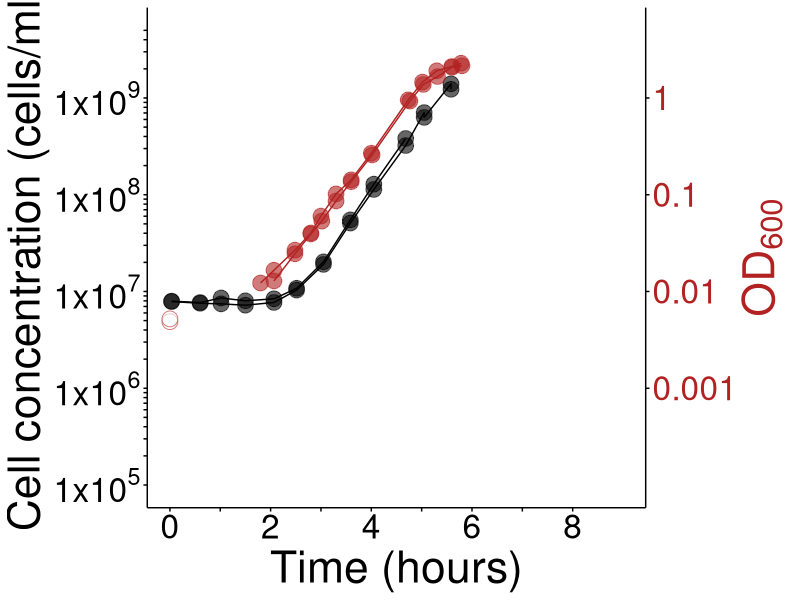

This chart was generated by the following R code:
#
require(ggplot2)
#
#Load data
data_fig2h <- read.csv("Fig2h_withMetadata.csv", header = T)
data_fig2h
#
#split data into only OD and only cell conc datasets for connecting consecutive datapoints with a line
data_fig2h_onlyOD <- data_fig2h[1:27,]
data_fig2h_onlycellconc <- data_fig2h[28:51,]
#
#Plots
#
expected_OD <- data.frame(exp_y = c(4.8771*1E6, 5.208*1E6), exp_x = c(0,0)) 
#
Fig2h <- ggplot(data = data_fig2h, aes(x = Time_hrs)) +geom_point(aes(y = cellconc), fill = "black", size = 5, alpha = 0.6, shape = 21) +geom_point(aes(y = OD600*1E9), shape = 21, size = 5, alpha = 0.6, colour = "firebrick", fill = "firebrick") +geom_point(data = expected_OD, aes(y = exp_y, x = exp_x), colour = "firebrick", fill = "white", size = 5, alpha = 0.6, shape = 21) +geom_line(data = data_fig2h_onlycellconc, aes(y = cellconc, group = as.factor(rep)), linetype = "solid") +geom_line(data = data_fig2h_onlyOD, aes(y = OD600*1E9, group = as.factor(rep)), linetype = "solid", colour = "firebrick") +scale_x_continuous(limits = c(0, 9), breaks = seq(0, 8, 1), labels = c(0,"", 2,"", 4,"", 6, "", 8)) +scale_y_continuous(limits = c(1E5, 5E9), breaks = c(1E5, 2E5, 3E5, 4E5, 5E5, 6E5, 7E5, 8E5, 9E5, 1E6, 2E6, 3E6, 4E6, 5E6, 6E6, 7E6, 8E6, 9E6, 1E7, 2E7, 3E7, 4E7, 5E7, 6E7, 7E7, 8E7, 9E7, 1E8, 2E8, 3E8, 4E8, 5E8, 6E8, 7E8, 8E8, 9E8, 1E9, 2E9, 3E9, 4E9, 5E9), labels = c(expression("1x10"^5), "", "", "", "", "", "", "", "", expression("1x10"^6),"", "", "", "", "", "", "", "", expression("1x10"^7), "", "", "", "", "", "", "", "", expression("1x10"^8),"", "", "", "", "", "", "", "", expression("1x10"^9), "", "", "", ""), trans = "log", name = "Cell concentration (cells/ml)", sec.axis = sec_axis(trans = ~.*1, breaks = c(1E6, 1E7, 1E8, 1E9), labels = c(0.001, 0.01, 0.1, 1),name = expression("OD"[600]))) + xlab('Time (hours)') + theme(legend.position = "none", strip.background = element_blank(), strip.text = element_blank(), panel.background = element_blank(), axis.line.x = element_line(colour = "black"), axis.line.y = element_line(colour = "black"), axis.ticks = element_line(colour = "black"), panel.grid.minor = element_blank(), panel.grid.major = element_blank(), axis.text.y = element_text(colour = "black", size = 24), axis.text.y.right = element_text(colour = "firebrick", size = 24), axis.text.x = element_text(colour = "black", size = 24), axis.title.y = element_text(size = 32, angle = 90), axis.title.y.right = element_text(size = 32, angle = 90, colour = "firebrick"), axis.title.x = element_text(size = 32))
Fig2h